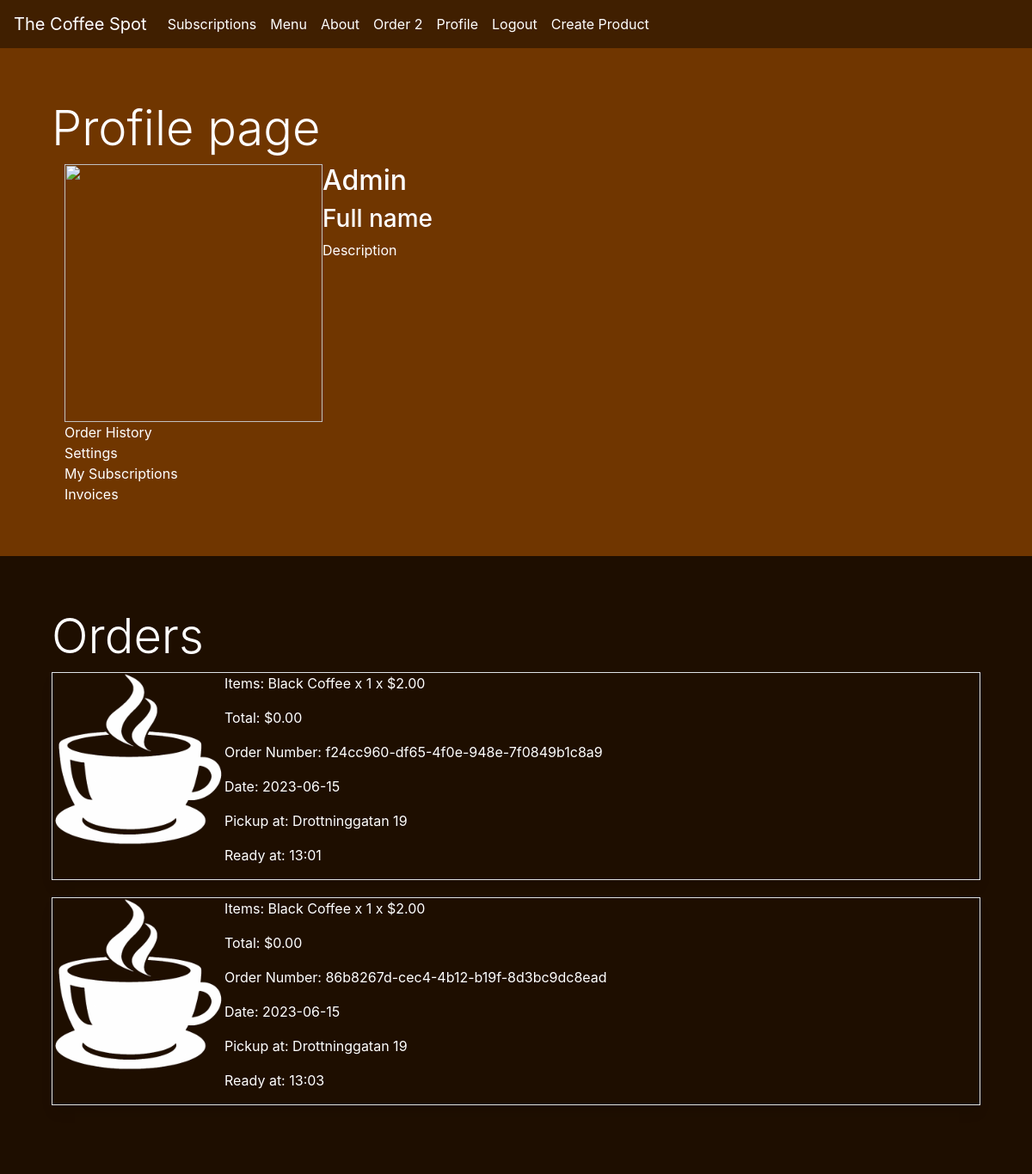
Page /profile/history/ (signed in) on the committed database.
### profiles/models.py (models this page shows, shortened)
class Profile(models.Model):
    user = models.OneToOneField(User, on_delete=models.CASCADE, related_name='profile')
    default_address = models.CharField(max_length=40, null=True, blank=True)
    default_postal_code = models.IntegerField(range(10000, 99999), null=True)
    default_city = models.CharField(max_length=40, null=True, blank=True)
    avatar = models.ImageField(upload_to=None, default='no image found')
    def has_active_orders(self):
        return self.user.orders.filter(active=True)

### order/models.py (models this page shows, shortened)
class Order(models.Model):
    customer = models.ForeignKey(User, on_delete=models.SET_NULL, null=True, blank=True, related_name='orders')
    name = models.CharField(max_length=35, null=True, blank=True)
    order_number = models.UUIDField(default=uuid.uuid4, unique=True, db_index=True, editable=False)
    address = models.CharField(max_length=100, null=True, blank=True)
    date = models.DateTimeField(auto_now_add=True)
    total_cost = models.DecimalField(max_digits=5, decimal_places=2, null=False, default=0)
    active = models.BooleanField(default=True)

class OrderLineItem(models.Model):
    order = models.ForeignKey(Order, null=False, on_delete=models.CASCADE, related_name='lineitems')
    product = models.ForeignKey(Product, null=False, blank=False, on_delete=models.CASCADE,)
    quantity = models.IntegerField(null=False, blank=False, default=0)
    lineitem_total = models.DecimalField(max_digits=6, decimal_places=2, null=False, blank=False, editable=False)

class Product(models.Model):
    name = models.CharField(max_length=100, default='Product')
    price = models.DecimalField(max_digits=3, decimal_places=2)
    image = models.ImageField(null=True, blank=True, upload_to='media/images/')
    category = models.CharField(max_length=30, null=True, blank=True)
    category_id = models.IntegerField(default=0)
    rating = models.DecimalField(max_digits=6, decimal_places=2, default=0)

### profiles/views.py (the view)
# urls.py: path('history/', views.order_history, name='order_history'),
def order_history(request):
    orders = Order.objects.filter(customer=request.user)
    context = {}
    if orders:
        context['orders'] = orders
    return render(request, 'profiles/profile_page.html', context)

### profiles/templates/profiles/profile_page.html (shortened to what this page needs)
{% extends "base.html" %}
{% load static %}
{% block content %}
    <div class="row no-gutters" style="background-color: #703600;">
        <div class="container">
        <h1 class="display-4 logo-font text-white">Profile page</h1>
        <div class="col">
            <div class="d-flex">
                <a href="{% url 'edit_profile' %}">
                    <img src="#" alt="" width="300px" height="300px">
                </a>
                <div class="d-flex flex-column">
                    <h2 class="text-white">{{ user.username }}</h2>
                    <h3 class="text-white">Full name</h3>
                    <p class="text-white">Description</p>
                </div>
            </div>
            <div class="d-flex flex-column">
                <a href="{% url 'order_history' %}" class="text-white">Order History</a>
                <a href="#" class="text-white">Settings</a>
                <a href="{% url 'view_subscriptions' %}" class="text-white">My Subscriptions</a>
                <a href="#" class="text-white">Invoices</a>
            </div>
        </div>
    </div>
{% if request.resolver_match.view_name == "order_history" %}
    <div class="row no-gutters w-100" style="background-color:  #1E0E00;">
        <div class="container">
            <h2 class="display-4 logo-font text-white">Orders</h2>
            <div class="row">
                <div class="col">
                    <div class="d-flex flex-column">
                        {% for order in orders %}
                            <div class="d-flex flex-inline border" style="margin-bottom: 20px;">
                                <img src="{% static 'images/coffee-cup.png' %}" alt="coffee cup" width="200px" height="200px">
                                <div class="d-flex flex-column text-white">
                                    <p>Items:
                                        {% for lineitem in order.lineitems.all %}
                                            {{ lineitem.product.name }} x {{ lineitem.quantity }} x ${{ lineitem.product.price }}
                                        {% endfor %}
                                    </p>
                                    <p>Total: ${{ order.total_cost }}</p>
                                    <p>Order Number: {{ order.order_number }}</p>
                                    <p>Date: {{ order.date|date:"Y-m-d" }}</p>
                                    <p>Pickup at: {{ order.address }}</p>
                                    <p>Ready at: {{ order.date|time:"H:i" }}</p>
                                </div>
                            </div>
                        {% endfor %}
                    </div>
                </div>
            </div>
        </div>
    </div>
{% endif %}
{% endblock %}

### templates/base.html (shortened to what this page needs)
{% load static %}
<!doctype html>
<html lang="en">
  <head>
    {% block corecss %}
      <link rel="stylesheet" href="https://cdn.jsdelivr.net/npm/bootstrap@4.0.0/dist/css/bootstrap.min.css">
      <link rel="stylesheet" href="{% static 'css/style.css' %}">
    {% endblock %}
  </head>
  <body>
    <nav class="navbar navbar-expand-lg navbar-light" style="background-color: #401F00;">
      <a class="navbar-brand text-white" href="{% url 'home_page' %}">The Coffee Spot</a>
      <div class="collapse navbar-collapse" id="navbarSupportedContent">
        <ul class="navbar-nav ms-auto">
          <li class="nav-item active">
            <a href="{% url 'home_page' %}#subscriptions" class="nav-link text-white">
              Subscriptions
            </a>
          </li>
          <li class="nav-item active">
            <a href="{% url 'home_page' %}#menu" class="nav-link text-white">
              Menu
            </a>
          </li>
          <li class="nav-item active">
            <a href="{% url 'home_page' %}#about" class="nav-link text-white">
              About
            </a>
          </li>
          <li class="nav-item active">
            {% if user.is_authenticated %}
            <a href="{% url 'order' %}" class="nav-link text-white">
              Order
              {% if user.profile.has_active_orders %}
                {{ user.profile.has_active_orders.count }}
              {% endif %}
            </a>
            {% else %}
            <a href="{% url 'account_login' %}" class="nav-link text-white">
              Order
            </a>
            {% endif %}
          </li>
          {% if user.is_authenticated %}
            <li class="nav-item active">
              <a href="{% url 'profile_page' %}" class="nav-link text-white">
                Profile
              </a>
            </li>
            <li class="nav-item active">
              <a href="{% url 'account_logout' %}" class="nav-link text-white">
                Logout
              </a>
            </li>
          {% else %}
            <li class="nav-item active">
              <a href="{% url 'account_login' %}" class="nav-link text-white">
                Login
              </a>
            </li>
          {% endif %}
          {% if user.is_superuser %}
            <li class="nav-item active">
              <a href="{% url 'create_product' %}" class="nav-link text-white">Create Product</a>
            </li>
          {% endif %}
        </ul>
      </div>
    </nav>
    {% block content %}
    {% endblock %}
  </body>
</html>

### static/css/style.css (style rules this page uses)
body { background-color: #1E0E00; }
.container { padding: 5% 5%; max-width: 100%; }
.card-body, .btn-outline-light, .border { box-shadow: 0px 10px 15px -3px rgba(0,0,0,0.1); }

### rows in the picture
Order: total_cost "0.00", order_number "f24cc960-df65-4f0e-948e-7f0849b1c8a9", date "2023-06-15", address "Drottninggatan 19", date "13:01"
OrderLineItem: product.name "Black Coffee", quantity "1", product.price "2.00"
Order: total_cost "0.00", order_number "86b8267d-cec4-4b12-b19f-8d3bc9dc8ead", date "2023-06-15", address "Drottninggatan 19", date "13:03"
OrderLineItem: product.name "Black Coffee", quantity "1", product.price "2.00"

### other values in the picture
{{ user.profile.has_active_orders.count }} "2"
{{ user.username }} "Admin"
